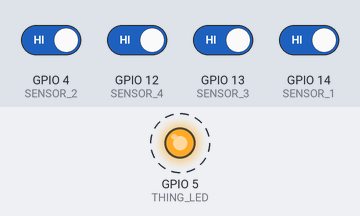
This sketch was run on a simulated ESP8266 (NodeMCU). On the bench: output pins drawn as LEDs (lit = HIGH). Dashed ring = blinking. Inputs (shaded band) come from the test bench; at power-on: GPIO 4 (SENSOR_2), GPIO 12 (SENSOR_4), GPIO 13 (SENSOR_3), GPIO 14 (SENSOR_1) HIGH. WiFi joins after 1.5 s; servers stay silent unless stated; EEPROM starts erased; web services answer with replies made up by the test bench; what the sketch prints to the serial monitor is not drawn. At 2.3 s the program puts the board to deep sleep or switches it off; the recording ends there.

Above: at 0.4 s.
Timing chart, 0 to 2.3 s (numbered marks = the images above):
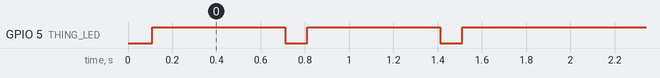

The sketch:

IO_related.ino
```cpp
// output LED
#define THING_LED 5

// inputs
#define SENSOR_1 14
#define SENSOR_2 4
#define SENSOR_3 13
#define SENSOR_4 12

void initGPIO()
{
    // outputs
  pinMode(THING_LED, OUTPUT);
  digitalWrite(THING_LED, HIGH); // LED off
  // inputs
  pinMode(SENSOR_1, INPUT_PULLUP);
  pinMode(SENSOR_2, INPUT_PULLUP);
  pinMode(SENSOR_3, INPUT_PULLUP);
  pinMode(SENSOR_4, INPUT_PULLUP);
}

// note: inputs are configured as PULL_UP and are active low
int getCisternLevel()
{
  int s1 = digitalRead(SENSOR_1);
  int s2 = digitalRead(SENSOR_2);
  int s3 = digitalRead(SENSOR_3);
  int s4 = digitalRead(SENSOR_4);

  if(s1 == HIGH && s2 == HIGH && s3 == HIGH && s4 == HIGH)
    return 0;
  else if(s1 == LOW && s2 == HIGH && s3 == HIGH && s4 == HIGH)
    return 1;
  else if(s1 == LOW && s2 == LOW && s3 == HIGH && s4 == HIGH)
    return 2;
  else if(s1 == LOW && s2 == LOW && s3 == LOW && s4 == HIGH)
    return 3;
  else if(s1 == LOW && s2 == LOW && s3 == LOW && s4 == LOW)
    return 4;
  else if(s1 == LOW && s2 == LOW && s3 == LOW && s4 == LOW)
    return 5;
  else
  {
    // abnormal reading...not all sensors are active that should be.
    // return negative number indicating the error and the sensor readings
    int level = 0;

    if(s1 == LOW)
      level += 1;

    if(s2 == LOW)
      level += 2;

    if(s3 == LOW)
      level += 4;

    if(s4 == LOW)
      level +=8;

    level *= -1;

    return level;
  }
}

void blinkLED(int numberOfTimes, float interval_ms)
{
  for(int i=0; i < numberOfTimes; i++)
  {
    digitalWrite(THING_LED, LOW); // LED on
    delay(interval_ms);
    digitalWrite(THING_LED, HIGH); // LED off
    delay(interval_ms);
  }
}
```

EEPROM_related.ino
```cpp
#include "user_specified.h"

#include <EEPROM.h>

// since I only want to post data to the cloud every 12 hours but the deep sleep
// function can't be called for that long, we need to use the EEPROM to keep track
// of how many sleeps we have done so far.

#define EEPROM_ADDRESS 0    // this EEPROM address is used to keep track of how many sleeps we have done

void initEEPROM()
{
  // https://github.com/esp8266/Arduino/tree/master/libraries/EEPROM/examples
  EEPROM.begin(512);
  // initialize / clear the value (EEPROM is data is initially 0xFF)
  if(EEPROM.read(EEPROM_ADDRESS) >= UPDATE_INTERVAL_HRs)
  {
    EEPROM.write(EEPROM_ADDRESS, 0);
    EEPROM.commit();
  }
}

bool timeToTakeReading()
{
  return EEPROM.read(EEPROM_ADDRESS) == 0;  // the initEEPROM function sets value to 0 when we reach UPDATE_INTERVAL_HRs
}

void incrementSleepCounter()
{
  EEPROM.write(EEPROM_ADDRESS, EEPROM.read(EEPROM_ADDRESS)+1);
  EEPROM.commit();
}

void setSleepCounterToMax()
{
  EEPROM.write(EEPROM_ADDRESS, 255);
  EEPROM.commit();
}
```

cisternMonitor.ino
```cpp
#include "user_specified.h"

// this is called when the 'thing' boots
void setup()
{
  Serial.begin(9600);   // debug data sent over serial port

  initEEPROM();

  initGPIO(); // Setup input/output I/O pins

  if(timeToTakeReading())
  {
    Serial.println("time to take a reading");

    connectWiFi();

    incrementSleepCounter();
  }
  else
  {
    blinkLED(1,100);

    // not time to take a reading yet, go back to sleep
    incrementSleepCounter();

    goToSleep();
  }
}

// this is called continuously while the 'thing' is running
void loop()
{
  if(WiFiConnected())
  {
    Serial.println("WiFi connected");
    Serial.println("IP address: ");
    showWiFiIP();

    int waterLevel = getCisternLevel();

    Serial.println("read water level: " + String(waterLevel));
    if(waterLevel < 0)
    {
      blinkLED(1,2000);
      blinkLED(-waterLevel,500);
    }
    else
    {
      blinkLED(waterLevel,500);
    }

    if(postToThingspeak(waterLevel) < 0)
    {
      // error posting data...try again next time we wake up
      setSleepCounterToMax();
    }

    goToSleep();
  }
  else
  {
    Serial.println("[loop] no wifi");
    blinkLED(1,100);
    delay(500);
  }
}
```

networking_related.ino
```cpp
#include "user_specified.h"

#include <ESP8266HTTPClient.h>
#include <ESP8266WiFi.h>

void connectWiFi()
{
  Serial.println();
  Serial.println("Connecting to: " + String(WiFiSSID));
  // Set WiFi mode to station (as opposed to AP or AP_STA)
  WiFi.mode(WIFI_STA);

  // WiFI.begin([ssid], [passkey]) initiates a WiFI connection
  // to the stated [ssid], using the [passkey] as a WPA, WPA2,
  // or WEP passphrase.
  WiFi.begin(WiFiSSID, WiFiPSK);
}

bool WiFiConnected()
{
  return WiFi.status() == WL_CONNECTED;
}

void showWiFiIP()
{
  Serial.println(WiFi.localIP());
}

// https://techtutorialsx.wordpress.com/2016/07/21/esp8266-post-requests/
// https://github.com/esp8266/Arduino/blob/master/libraries/ESP8266HTTPClient/examples/BasicHttpClient/BasicHttpClient.ino#L10
int postToThingspeak(int level)
{
  if(WiFi.status() != WL_CONNECTED)
  {
    Serial.println("Wifi not connected");
    return -1;
  }

  String thingspeakURL = "http://api.thingspeak.com/update?api_key=";
  thingspeakURL += String(THINGSPEAK_KEY) + "&field1=" + String(level);

  //Serial.println("GET " + thingspeakURL);
  Serial.println("sending data to thingspeak");

  HTTPClient http;
  http.begin(thingspeakURL);
  int httpCode = http.GET();
  String payload = http.getString();  // response
  Serial.println(httpCode);   //Print HTTP return code
  Serial.println(payload);    //Print request response payload

  http.end();  //Close connection

  if(httpCode == 200)
  {
    Serial.println("posted data to thingspeak");
    return 0;
  }
  else
  {
    Serial.println("unknown HTTP return code when posting data to thingspeak");
    return -2;
  }
}
```

sleep_related.ino
```cpp
// The ESP is a 32-bit processor and the maximum value for a 32-bit unsigned integer is 4294967295 or 0xffffffff, or 71 minutes.

//const uint SLEEP_DURATION_us = 3600000000;  // 1 hour - for deployment

const uint SLEEP_DURATION_us = 2000000;  // 2 sec - for debugging

void goToSleep()
{
  Serial.println("going to sleep");
  ESP.deepSleep(SLEEP_DURATION_us);
}
```

user_specified.h
```cpp
// wi-fi info
#define WiFiSSID "yourWiFiSSID"
#define WiFiPSK "yourWiFiPassword"

// IoT cloud info
#define THINGSPEAK_KEY "yourThingSpeakChannelWriteKey"    // write key


// how often to read cistern level (must be less than 256)
#define UPDATE_INTERVAL_HRs 12
```

Measured:
- by itself, GPIO 5 (THING_LED): alternates HIGH for 0.60 s and LOW for 0.10 s
